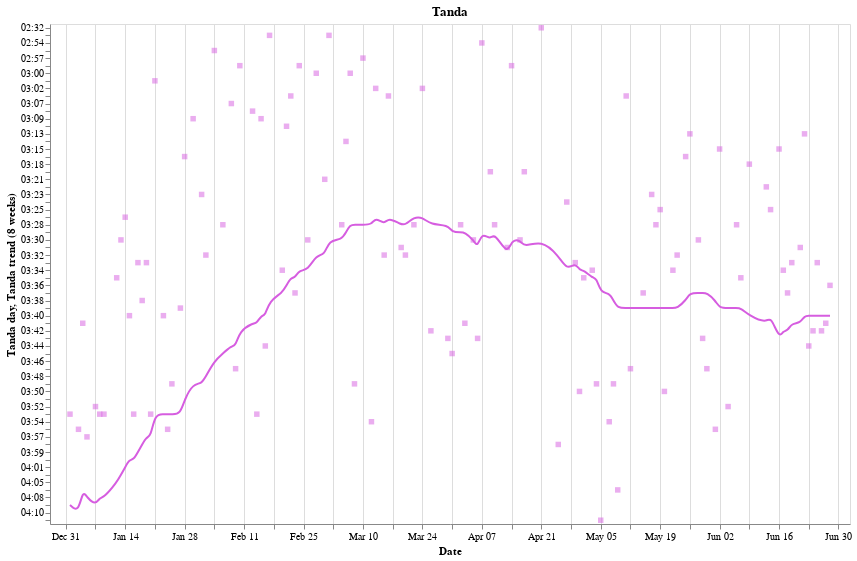

The code cell stored with this chart in its notebook:
### Code cell
x = alt.X("date:T", title="Date", scale=alt.Scale(padding=20))

daily_line = (
    alt.Chart(daily_df.reset_index())
    .mark_point(shape="square", filled=True, opacity=0.5)
    .encode(
        x=x,
        y=alt.Y("hoursminutes(tanda_day_pretty):O", title="Tanda day"),
        color=alt.value("#d65de0"),
        tooltip=[
            alt.Tooltip("tanda_day_pretty", timeUnit="hoursminutes"),
            alt.Tooltip("date", timeUnit="yearmonthdate"),
        ],
    )
)
rolling_line = (
    alt.Chart(daily_df.reset_index())
    .mark_line(interpolate="basis")
    .encode(
        x=x,
        y=alt.Y(
            "hoursminutes(rolling_tanda_day_pretty):O", title="Tanda trend (8 weeks)"
        ),
        color=alt.value("#d65de0"),
        tooltip=[
            alt.Tooltip("rolling_tanda_day_pretty", timeUnit="hoursminutes"),
            alt.Tooltip("date", timeUnit="yearmonthdate"),
        ],
    )
)


(daily_line + rolling_line).properties(width=800, height=500, title="Tanda").show()
